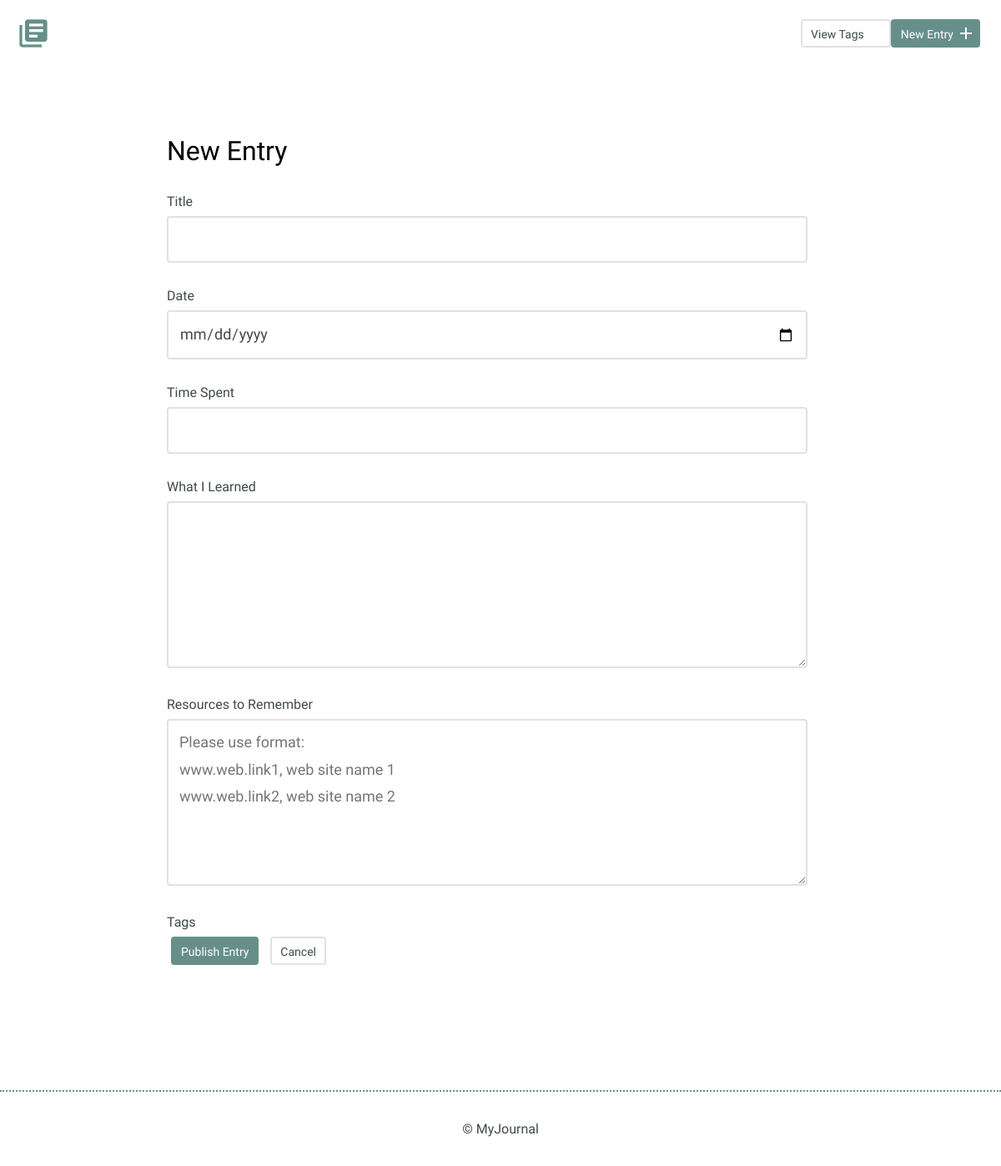
Page /entry.php on the earlier database version.
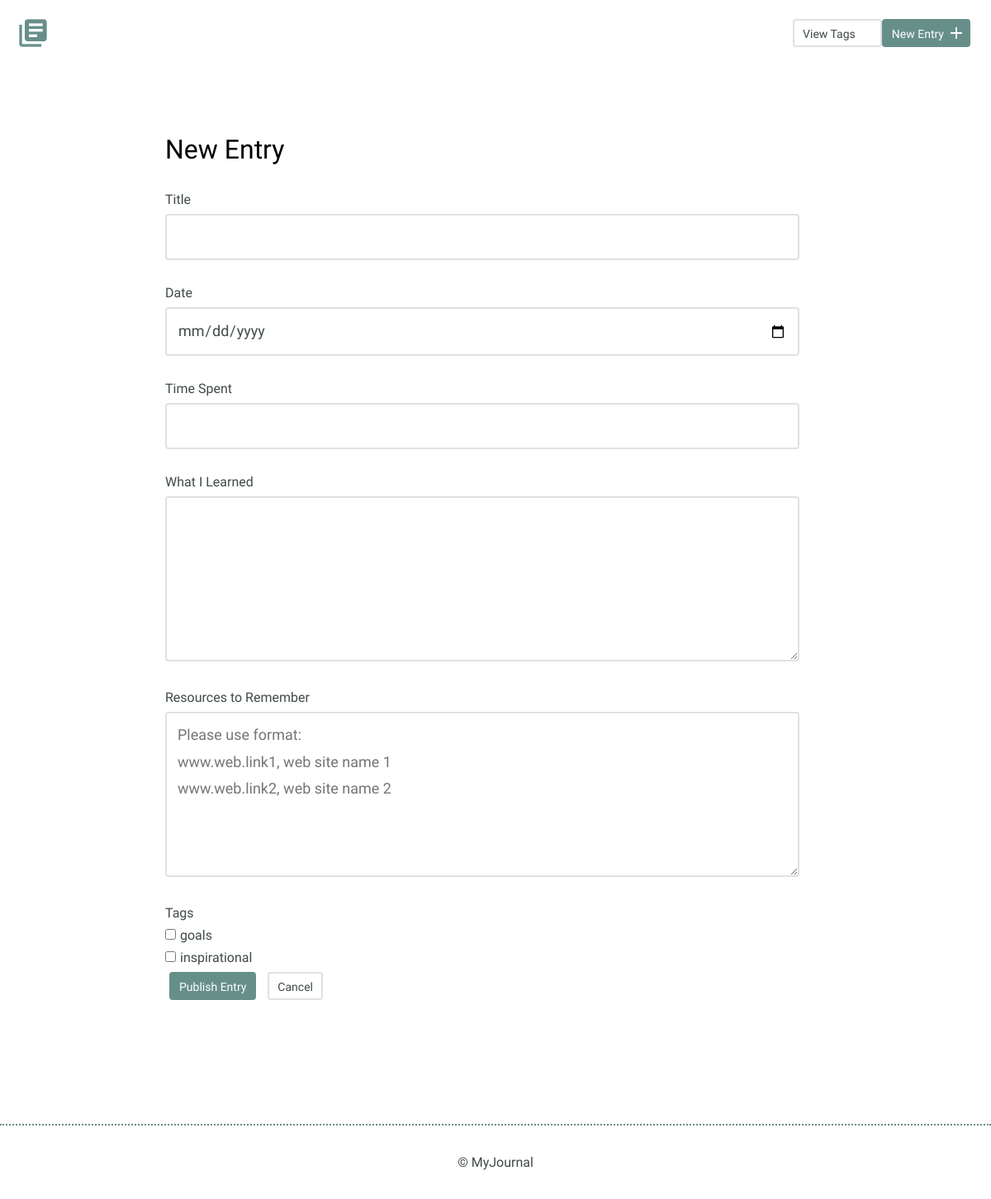
Same page on the later database version.
### tables this page shows
CREATE TABLE "tags" (
	"id"	INTEGER PRIMARY KEY AUTOINCREMENT UNIQUE,
	"title"	TEXT NOT NULL UNIQUE
);

### inc/connection.php (called while the page is built)
<?php
try {
  $db = new PDO('sqlite:' . __DIR__ . '/journal.db');
  $db->setAttribute(PDO::ATTR_ERRMODE, PDO::ERRMODE_EXCEPTION);
  return $db;
} catch (Exception $ex) {
  echo $ex->get_message();
  die();
}

### inc/functions.php (called while the page is built, shortened)
<?php
function get_tags() {
  include('connection.php');
  try {
    $results = $db->query('SELECT * FROM tags ORDER BY title ASC');
  } catch(Exception $ex) {
    echo $ex->get_message();
    return false;
  }
  return $results->fetchAll(PDO::FETCH_ASSOC);
}

### entry.php (the view, shortened to what this page needs)
<?php
include('inc/functions.php');
$id = "";
$title = "";
$date = "";
$time_spent = "";
$learned = "";
$resources = "";
$entry_tags = [];
include('inc/header.php');
$tags = get_tags();
?>
<section>
  <div class="container">
    <div class="edit-entry">
      <?php
      if(empty($id)) {
        echo '<h2>New Entry</h2>';
      } else {
        echo '<h2>Edit Entry</h2>';
      }
      ?>
      <form action="entry.php" method="post">
        <label for="title"> Title</label>
        <input id="title" type="text" name="title" value="<?php echo htmlspecialchars($title) ?>"><br>
        <label for="date">Date</label>
        <input id="date" type="date" name="date" value="<?php echo htmlspecialchars($date) ?>"><br>
        <label for="time-spent"> Time Spent</label>
        <input id="time-spent" type="text" name="timeSpent" value="<?php echo htmlspecialchars($time_spent) ?>"><br>
        <label for="what-i-learned">What I Learned</label>
        <textarea id="what-i-learned" rows="5" name="whatILearned" ><?php echo $learned ?></textarea>
        <label for="resources-to-remember">Resources to Remember</label>
        <textarea id="resources-to-remember" rows="5" placeholder="Please use format:&#13;&#10;www.web.link1, web site name 1&#13;&#10;www.web.link2, web site name 2" name="resourcesToRemember"><?php echo $resources; ?></textarea>
        <label>Tags</label>
        <?php
        foreach($tags as $tag) {
          echo '<label><input type="checkbox" ';
          echo in_array($tag, $entry_tags) ? "checked" : null;
          echo ' name="tags[]" value="' . $tag['id'] . '" />' . $tag['title'] . '</label>';
        }
        ?>
        <input type="submit" value="Publish Entry" class="button">
        <a href="entry.php<?php
          if(!empty($id)) {
            echo '?id=' . $id;
          }
        ?>" class="button button-secondary">Cancel</a>
      </form>
    </div>
  </div>
</section>
<?php
include('inc/footer.php');
?>

Differences in the rows shown:
added tags: title "goals"
added tags: title "inspirational"
